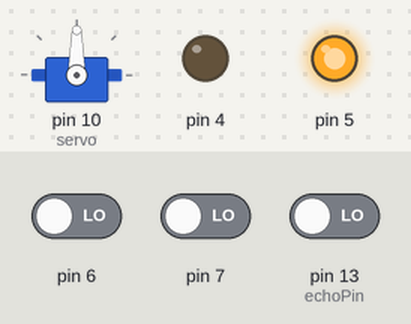
This sketch was run on a simulated Arduino Uno, built with avr-gcc and run on an emulated ATmega328P. Parts: servo, output pins drawn as LEDs (lit = HIGH). Inputs (shaded band) come from the test bench; at power-on: pin 6 LOW, pin 7 LOW, pin 13 (echoPin) LOW.

Above: at 2.2 s.
2.3 s: pin 6 driven HIGH
At 2.6 s:
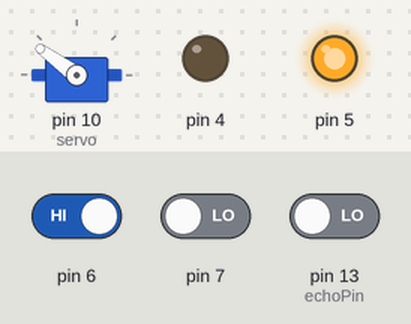
3.8 s: pin 7 driven HIGH
At 4.5 s:
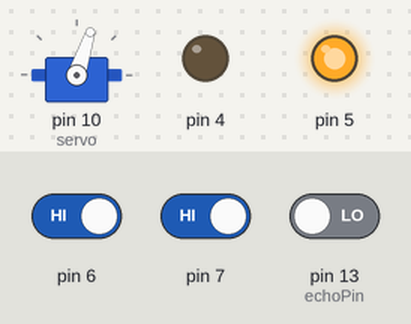
5.5 s: pin 6 driven LOW
At 6.2 s:
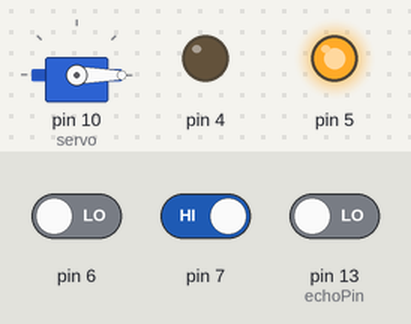
Timing chart, 0 to 8.5 s (numbered marks = the images above; inputs shaded):
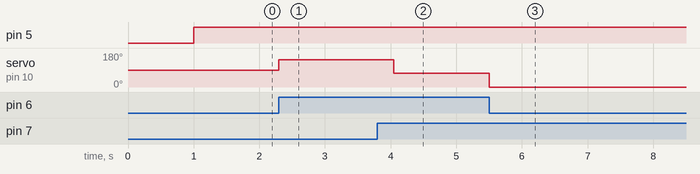

Measured:
- after the input at 2.3 s, servo on pin 10 (servo): 90° → 144° at once
- after the input at 3.8 s, servo on pin 10 (servo): 144° → 72° after 0.25 s
- after the input at 5.5 s, servo on pin 10 (servo): 72° → 0° at once

The sketch:

sketch_feb04d.ino
```cpp
#include <Servo.h>
int angle = 75;
int servoPin = 10;

Servo servo;

int trigPin = 12;
int echoPin = 13;
int rightSensor = 6;
int leftSensor = 7;
int duration = pulseIn(echoPin,HIGH);
int distance =(340*duration) / 20000;


void setup(){
  Serial.begin(9600);
  pinMode(12,OUTPUT);
  pinMode(13,INPUT);
  pinMode(4,OUTPUT);
  pinMode(5,OUTPUT);
  pinMode(6,INPUT);
  pinMode(7,INPUT);
  servo.attach(10);
}

void loop(){
  int rightData = digitalRead(6);
  int leftData = digitalRead(7);

  float duration;
  float distance;

  digitalWrite(4,LOW);
  analogWrite(5,255);


  if (rightData == 1 && leftData == 1){
    servo.write(72);// 숫자가 커질수록 오른쪽으로 가고 숫자가 작아질수록 왼쪽으로 간다.(서보모터)
  }
  else if(rightData == 0 && leftData == 1){
    servo.write(0);
    delay(875);
    digitalWrite(4,LOW);
    analogWrite(5,255);
  }
  else if(rightData == 1 && leftData == 0){
    servo.write(144);
    digitalWrite(4,LOW);
    analogWrite(5,255);
    delay(875);
  }
}
```
